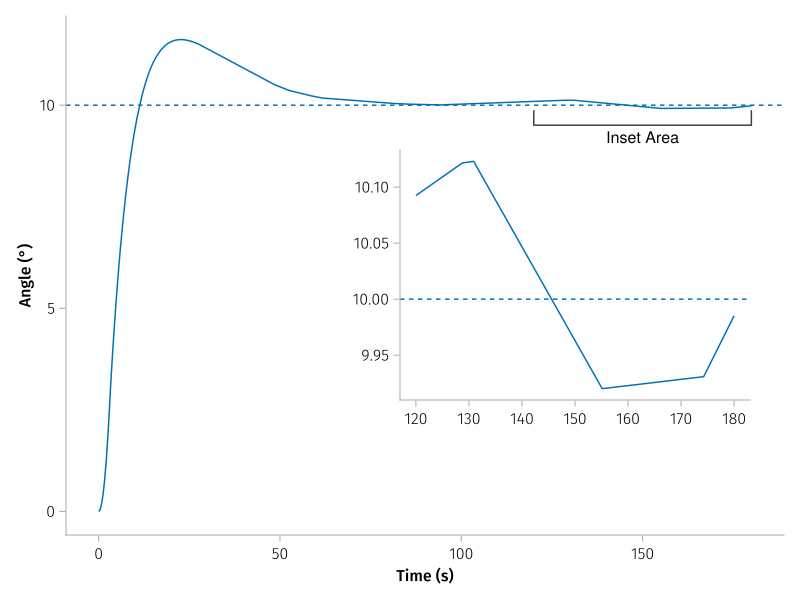

Write Julia code to recreate this figure.
# This file was generated, do not modify it. # hide
@component function BBDZController(; name, thruster_torque, deadzone_α)
    @named ref_signal = B.RealInput()
    @named ctrl_output = B.RealOutput()

    sts = @variables ref(t) u(t)
    ps = @parameters thruster_torque=thruster_torque

    eqs = [
        u ~ (abs(ref) ≥ deadzone_α) * thruster_torque*sign(ref),

        ref ~ ref_signal.u,
        ctrl_output.u ~ u
    ]

    compose(
        ODESystem(eqs, t, sts, ps; name = name), ref_signal, ctrl_output
    )
end

α = 0.05
@named bangbangdz_controller = BBDZController(thruster_torque=L*F, deadzone_α=α)

bbdz_sol = simulate_system(bangbangdz_controller; tspan=tspan)

interp_bbdz = bbdz_sol(times)

fig3 = Figure()
ax31 = Axis(fig3[1,1], xlabel="Time (s)", ylabel="Angle (°)")

lines!(ax31, times, rad2deg.(interp_bbdz[plant.ϕ]))
hlines!(ax31, [rad2deg(setpoint)], linestyle=:dash)

bracket!(120, 10, 180, 10, offset=5, text="Inset Area", style=:square, orientation=:down)

ax32 = Axis(fig3, bbox = BBox(400, 750, 200, 450))

lines!(ax32, 120:0.1:180, rad2deg.(bbdz_sol(120:0.1:180)[plant.ϕ]))

hlines!(ax32, [rad2deg(setpoint)], linestyle=:dash)

fig3
save("assets/posts/sac-thrusters/code/bbdz-sim.svg", fig3) #hide